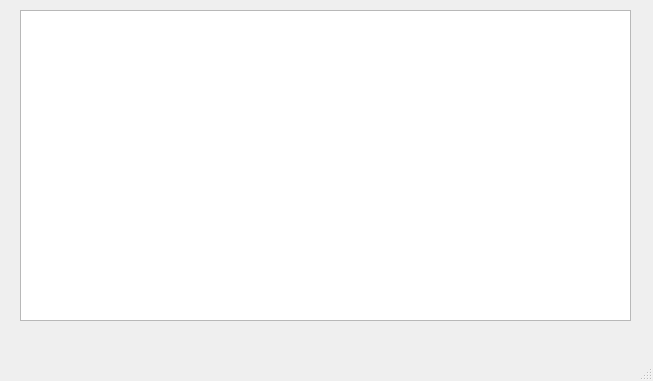
<?xml version="1.0" encoding="UTF-8"?>
<ui version="4.0">
 <class>UserWindow</class>
 <widget class="QMainWindow" name="UserWindow">
  <property name="geometry">
   <rect>
    <x>0</x>
    <y>0</y>
    <width>653</width>
    <height>381</height>
   </rect>
  </property>
  <property name="windowTitle">
   <string>MainWindow</string>
  </property>
  <widget class="QWidget" name="centralwidget">
   <widget class="QTableView" name="tableView">
    <property name="geometry">
     <rect>
      <x>20</x>
      <y>10</y>
      <width>611</width>
      <height>311</height>
     </rect>
    </property>
   </widget>
  </widget>
  <widget class="QMenuBar" name="menubar">
   <property name="geometry">
    <rect>
     <x>0</x>
     <y>0</y>
     <width>653</width>
     <height>20</height>
    </rect>
   </property>
  </widget>
  <widget class="QStatusBar" name="statusbar"/>
 </widget>
 <resources/>
 <connections/>
</ui>
